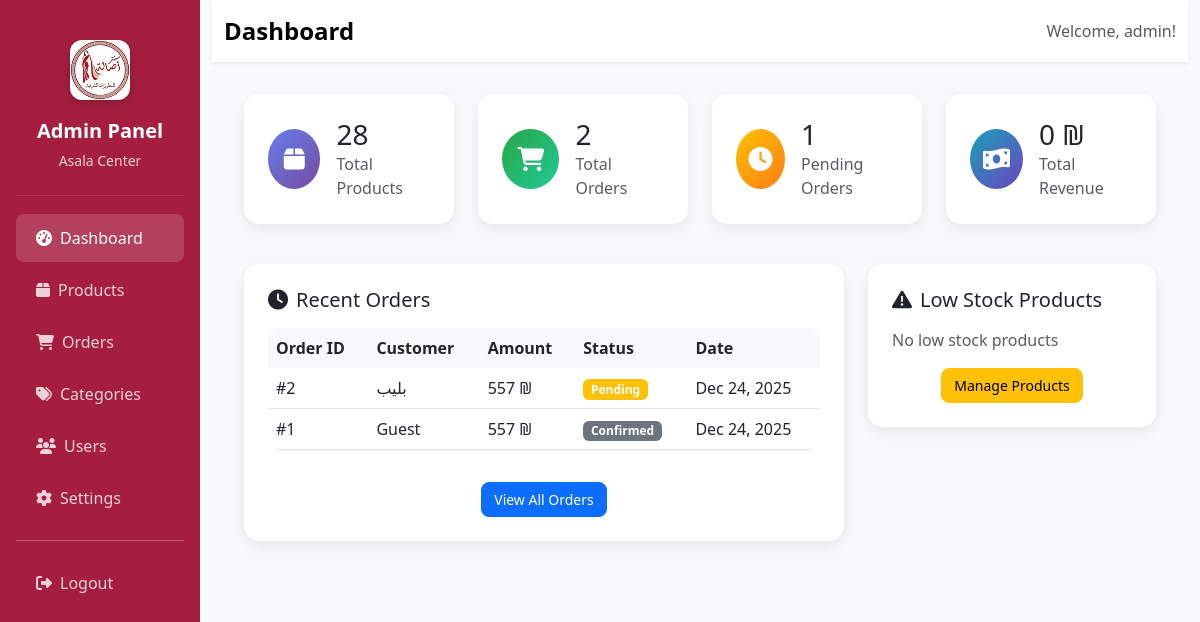
/index.php (signed in), run on the app's committed database.
### tables this page shows
CREATE TABLE `orders` (
  `id` int(11) NOT NULL,
  `customer_name` varchar(100) NOT NULL,
  `customer_email` varchar(100) NOT NULL,
  `customer_phone` varchar(20) DEFAULT NULL,
  `customer_address` text DEFAULT NULL,
  `total_amount` decimal(10,2) NOT NULL,
  `status` enum('pending','confirmed','shipped','delivered','cancelled') DEFAULT 'pending',
  `whatsapp_message` text DEFAULT NULL,
  `created_at` timestamp NOT NULL DEFAULT current_timestamp(),
  `updated_at` timestamp NOT NULL DEFAULT current_timestamp() ON UPDATE current_timestamp()
);

### database.php (called while the page is built, shortened)
<?php
class Database {
    private static $instance = null;
    private $connection;
    private function __construct() {
        try {
            $dsn = "mysql:host=" . DB_HOST . ";dbname=" . DB_NAME . ";charset=utf8mb4";
            $this->connection = new PDO($dsn, DB_USER, DB_PASS, [
                PDO::ATTR_ERRMODE => PDO::ERRMODE_EXCEPTION,
                PDO::ATTR_DEFAULT_FETCH_MODE => PDO::FETCH_ASSOC,
                PDO::ATTR_EMULATE_PREPARES => false
            ]);
        } catch (PDOException $e) {
            die("Database connection failed: " . $e->getMessage());
        }
    }
    public static function getInstance() {
        if (self::$instance === null) {
            self::$instance = new self();
        }
        return self::$instance;
    }
    public function query($sql, $params = []) {
        try {
            $stmt = $this->connection->prepare($sql);
            $stmt->execute($params);
            return $stmt;
        } catch (PDOException $e) {
            throw new Exception("Query failed: " . $e->getMessage());
        }
    }
}
?>

### index.php (the view, shortened to what this page needs)
<?php
require_once '../config/database.php';
try {
    $db = Database::getInstance();
    $stmt = $db->query("SELECT COUNT(*) as total FROM products");
    $totalProducts = $stmt->fetch()['total'];
    $stmt = $db->query("SELECT COUNT(*) as total FROM orders");
    $totalOrders = $stmt->fetch()['total'];
    $stmt = $db->query("SELECT COUNT(*) as total FROM orders WHERE status = 'pending'");
    $pendingOrders = $stmt->fetch()['total'];
    $stmt = $db->query("SELECT SUM(total_amount) as total FROM orders WHERE status = 'completed'");
    $totalRevenue = $stmt->fetch()['total'] ?: 0;
    $stmt = $db->query("SELECT * FROM orders ORDER BY created_at DESC LIMIT 5");
    $recentOrders = $stmt->fetchAll();
    $stmt = $db->query("SELECT * FROM products WHERE stock_quantity <= 5 ORDER BY stock_quantity ASC LIMIT 5");
    $lowStockProducts = $stmt->fetchAll();
} catch (Exception $e) {
    $error = 'Database error: ' . $e->getMessage();
}
?>
<!DOCTYPE html>
<html lang="en">
<head>
    <link href="https://cdn.jsdelivr.net/npm/bootstrap@5.3.0/dist/css/bootstrap.min.css" rel="stylesheet">
    <link rel="stylesheet" href="https://cdnjs.cloudflare.com/ajax/libs/font-awesome/6.4.0/css/all.min.css">
</head>
<body>
    <div class="container-fluid">
        <div class="row">
            <div class="col-md-3 col-lg-2 px-0">
                <div class="sidebar p-3">
                    <div class="sidebar-header">
                        <div class="sidebar-logo">
                            <img src="../assets/images/logo.png" alt="Asala Center" onerror="this.style.display='none'; this.parentNode.innerHTML='<div style=\'width:100%;height:100%;background:#A51E3F;border-radius:12px;display:flex;align-items:center;justify-content:center;color:white;font-weight:600;font-size:1.2rem;\'>AC</div>'">
                        </div>
                        <div class="sidebar-title">Admin Panel</div>
                        <div class="sidebar-subtitle">Asala Center</div>
                    </div>
                    <nav class="nav flex-column">
                        <a class="nav-link active" href="index.php">
                            <i class="fas fa-tachometer-alt me-2"></i>Dashboard
                        </a>
                        <a class="nav-link" href="products.php">
                            <i class="fas fa-box me-2"></i>Products
                        </a>
                        <a class="nav-link" href="orders.php">
                            <i class="fas fa-shopping-cart me-2"></i>Orders
                        </a>
                        <a class="nav-link" href="categories.php">
                            <i class="fas fa-tags me-2"></i>Categories
                        </a>
                        <a class="nav-link" href="users.php">
                            <i class="fas fa-users me-2"></i>Users
                        </a>
                        <a class="nav-link" href="settings.php">
                            <i class="fas fa-cog me-2"></i>Settings
                        </a>
                        <hr class="my-3">
                        <a class="nav-link" href="logout.php">
                            <i class="fas fa-sign-out-alt me-2"></i>Logout
                        </a>
                    </nav>
                </div>
            </div>
            <div class="col-md-9 col-lg-10">
                <nav class="navbar navbar-expand-lg navbar-light bg-white shadow-sm">
                    <div class="container-fluid">
                        <span class="navbar-brand">Dashboard</span>
                        <div class="navbar-nav ms-auto">
                            <span class="navbar-text">
                                Welcome, <?= htmlspecialchars($_SESSION['admin_username']) ?>!
                            </span>
                        </div>
                    </div>
                </nav>
                <div class="main-content">
                    <div class="row mb-4">
                        <div class="col-xl-3 col-md-6 mb-3">
                            <div class="stats-card">
                                <div class="d-flex align-items-center">
                                    <div class="stats-icon bg-primary-gradient me-3">
                                        <i class="fas fa-box"></i>
                                    </div>
                                    <div>
                                        <h3 class="mb-0"><?= number_format($totalProducts) ?></h3>
                                        <p class="text-muted mb-0">Total Products</p>
                                    </div>
                                </div>
                            </div>
                        </div>
                        <div class="col-xl-3 col-md-6 mb-3">
                            <div class="stats-card">
                                <div class="d-flex align-items-center">
                                    <div class="stats-icon bg-success-gradient me-3">
                                        <i class="fas fa-shopping-cart"></i>
                                    </div>
                                    <div>
                                        <h3 class="mb-0"><?= number_format($totalOrders) ?></h3>
                                        <p class="text-muted mb-0">Total Orders</p>
                                    </div>
                                </div>
                            </div>
                        </div>
                        <div class="col-xl-3 col-md-6 mb-3">
                            <div class="stats-card">
                                <div class="d-flex align-items-center">
                                    <div class="stats-icon bg-warning-gradient me-3">
                                        <i class="fas fa-clock"></i>
                                    </div>
                                    <div>
                                        <h3 class="mb-0"><?= number_format($pendingOrders) ?></h3>
                                        <p class="text-muted mb-0">Pending Orders</p>
                                    </div>
                                </div>
                            </div>
                        </div>
                        <div class="col-xl-3 col-md-6 mb-3">
                            <div class="stats-card">
                                <div class="d-flex align-items-center">
                                    <div class="stats-icon bg-info-gradient me-3">
                                        <i class="fas fa-money-bill-wave"></i>
                                    </div>
                                    <div>
                                        <h3 class="mb-0"><?= number_format($totalRevenue) ?> ₪</h3>
                                        <p class="text-muted mb-0">Total Revenue</p>
                                    </div>
                                </div>
                            </div>
                        </div>
                    </div>
                    <div class="row">
                        <div class="col-lg-8">
                            <div class="content-card">
                                <h5 class="mb-3">
                                    <i class="fas fa-clock me-2"></i>Recent Orders
                                </h5>
                                <div class="table-responsive">
                                    <table class="table table-hover">
                                        <thead>
                                            <tr>
                                                <th>Order ID</th>
                                                <th>Customer</th>
                                                <th>Amount</th>
                                                <th>Status</th>
                                                <th>Date</th>
                                            </tr>
                                        </thead>
                                        <tbody>
                                            <?php foreach ($recentOrders as $order): ?>
                                            <tr>
                                                <td>#<?= $order['id'] ?></td>
                                                <td><?= htmlspecialchars($order['customer_name']) ?></td>
                                                <td><?= number_format($order['total_amount']) ?> ₪</td>
                                                <td>
                                                    <span class="badge bg-<?= $order['status'] === 'completed' ? 'success' : ($order['status'] === 'pending' ? 'warning' : 'secondary') ?>">
                                                        <?= ucfirst($order['status']) ?>
                                                    </span>
                                                </td>
                                                <td><?= date('M d, Y', strtotime($order['created_at'])) ?></td>
                                            </tr>
                                            <?php endforeach; ?>
                                        </tbody>
                                    </table>
                                </div>
                                <div class="text-center mt-3">
                                    <a href="orders.php" class="btn btn-primary btn-sm">
                                        View All Orders
                                    </a>
                                </div>
                            </div>
                        </div>
                        <div class="col-lg-4">
                            <div class="content-card">
                                <h5 class="mb-3">
                                    <i class="fas fa-exclamation-triangle me-2"></i>Low Stock Products
                                </h5>
                                <?php if (empty($lowStockProducts)): ?>
                                    <p class="text-muted">No low stock products</p>
                                <?php endif; ?>
                                <div class="text-center mt-3">
                                    <a href="products.php" class="btn btn-warning btn-sm">
                                        Manage Products
                                    </a>
                                </div>
                            </div>
                        </div>
                    </div>
                </div>
            </div>
        </div>
    </div>
</body>
</html>

### index.php (style rules this page uses)
body { background-color: #f8f9fa; }
.sidebar { background: #A51E3F; min-height: 100vh; color: white; }
.sidebar .nav-link { color: rgba(255,255,255,0.8); padding: 12px 20px; border-radius: 8px; margin: 2px 0; transition: all 0.3s ease; }
.sidebar .nav-link:hover, .sidebar .nav-link.active { color: white; background: rgba(255,255,255,0.15); }
.sidebar-header { text-align: center; padding: 1.5rem 1rem; border-bottom: 1px solid rgba(255,255,255,0.1); margin-bottom: 1rem; }
.sidebar-logo { width: 60px; height: 60px; margin: 0 auto 1rem; border-radius: 12px; overflow: hidden; box-shadow: 0 3px 10px rgba(0,0,0,0.2); background: white; display: flex; align-items: center; justify-content: center; }
.sidebar-logo img { width: 100%; height: 100%; object-fit: cover; }
.sidebar-title { font-size: 1.25rem; font-weight: 600; margin-bottom: 0.25rem; }
.sidebar-subtitle { font-size: 0.875rem; opacity: 0.8; }
.main-content { padding: 2rem; }
.stats-card { background: white; border-radius: 15px; padding: 1.5rem; box-shadow: 0 5px 15px rgba(0,0,0,0.08); transition: transform 0.3s ease; }
.stats-icon { width: 60px; height: 60px; border-radius: 50%; display: flex; align-items: center; justify-content: center; font-size: 1.5rem; color: white; }
.bg-primary-gradient { background: linear-gradient(135deg, #667eea 0%, #764ba2 100%); }
.bg-success-gradient { background: linear-gradient(135deg, #28a745 0%, #20c997 100%); }
.bg-warning-gradient { background: linear-gradient(135deg, #ffc107 0%, #fd7e14 100%); }
.bg-info-gradient { background: linear-gradient(135deg, #17a2b8 0%, #6f42c1 100%); }
.content-card { background: white; border-radius: 15px; padding: 1.5rem; box-shadow: 0 5px 15px rgba(0,0,0,0.08); margin-bottom: 1.5rem; }
.navbar-brand { font-weight: bold; font-size: 1.5rem; }
.table { border-radius: 10px; overflow: hidden; }
.table th { background: #f8f9fa; border: none; font-weight: 600; }
.btn-sm { border-radius: 8px; padding: 0.375rem 0.75rem; }

### data on the page
orders: id "2", customer_name "بليب", total_amount "557", status "Pending", created_at "Dec 24, 2025"
orders: id "1", customer_name "Guest", total_amount "557", status "Confirmed", created_at "Dec 24, 2025"

### other printed values
$_SESSION['admin_username'] "admin"
$totalProducts "28"
$totalOrders "2"
$pendingOrders "1"
$totalRevenue "0"
